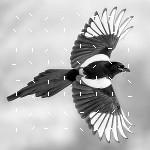
#> input picture generated_images/magpie_orientation.jpg, 150 x 150 px
$ python test_gaussian.py generated_images/magpie_orientation.jpg   (older library calls are emulated)
#> lines starting #> are read from the running program, lines starting #| are printed output that depends on the picture
### imageutils.py
import numpy as np
import scipy.signal
import edgedetection


def getGaussianKernel(size=3, sigma=1.4, amp=1.0):
    kernel = np.zeros((size, size))
    center = int(size/2)
    denom = 2 * sigma**2
    for x in range(size):
        x_off = ((x - center) **2) / denom
        for y in range(size):
            y_off = ((y - center) **2) / denom
            kernel[x][y] = amp * np.e**(-(x_off + y_off))
    some = np.sum(kernel)
    kernel /= some

    return kernel


# Blur the image using a Gaussian kernel
def gaussianBlur(img, size, sigma=1.4):
    kernel = getGaussianKernel(size, sigma)
    if img.ndim == 2:
        return scipy.signal.convolve2d(img, kernel, mode="same", boundary="symm").astype(np.float)
    elif img.ndim == 3:
        # has RGB 3 channels
        reds = scipy.signal.convolve2d(img[:, :, 0], kernel)
        greens = scipy.signal.convolve2d(img[:, :, 1], kernel)
        blues = scipy.signal.convolve2d(img[:, :, 2], kernel)
        result = np.stack((reds, greens, blues), axis=2)
        return result.astype(np.float)


# Convert a color RGB image to grayscale
# [8 lines left out: function grayscale, not called in this run]


def clipBytes(img):
    return np.clip(img, 0, 255)

def rotateImage(img, radians):
    pass

def cropImage(img, startx, starty, endx, endy):
    pass

def scaleImage(img, ratiox, ratioy):
    pass

# [7 lines left out: function normalizeImage, not called in this run]

def bytesToFloat(img):
    return img / 255.0

def floatToBytes(img):
    return clipBytes(img * 255.0).astype(np.uint8)

# [62 lines left out: functions getDirections, drawLine, drawLineAngle, orientationImage, not called in this run]

### test_gaussian.py
import numpy as np
import sys
from PIL import Image

# Python3
from pathlib import Path

import edgedetection
import imageutils


filename = Path(sys.argv[1])
output_filename = filename.stem + "_gaussian" + filename.suffix
img = Image.open(filename)
#> img is the input picture: PIL image 150x150 L; min 0, max 255, mean 183.8
kind = img.mode
#> kind = 'L'
arr = np.array(img)
arr = imageutils.bytesToFloat(arr)
blurred = imageutils.gaussianBlur(arr, 7, 1.04)
#> in gaussianBlur, `return scipy.signal.convolve2d(img, kernel, mode="same", boundary="sym..`:
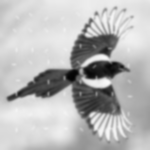
#> returned value: shape (150, 150) float64; min 0.012, max 0.978, mean 0.721
arr = imageutils.floatToBytes(blurred)
output = Image.fromarray(arr)
output.save(output_filename)
